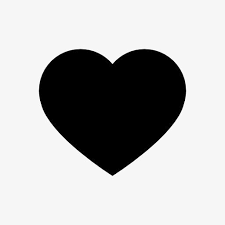
#> input picture heart.png, 225 x 225 px
$ python image_generator.py
#> lines starting #> are read from the running program, lines starting #| are printed output that depends on the picture; after the words box and inside, x2 and y2 are one past the last pixel; in counts of white or black regions, pixels touching at a corner belong together
### neat1.py
import os
import pickle
from itertools import count

import numpy as np
from tqdm import tqdm

from CPPN.genome import EdgeGene, NodeGene, Genome
from MAPELITE.map import Archive


# [9 lines left out: function sava_gen, not called in this run]


class NEAT:

    def __init__(self, config, edge_class=EdgeGene, node_class=NodeGene):
        # count 先把当前这个数字弹出
        self.global_genome_id = count(0)
        self.config = config
        self.edge_class = edge_class
        self.node_class = node_class
        self.cur_nid = count(config.num_inputs + config.num_outputs)
        self.map_archive = Archive(self.config.archive_rows, self.config.archive_rows, is_cvt=self.config.is_cvt,
                                   cvt_file=self.config.cvt_file)

    # [61 lines left out: functions config_new, populate, reproduce, mutate, run, not called in this run]

### MAPELITE/map.py
import numpy as np
from matplotlib import pyplot as plt
from matplotlib.colors import Normalize
from scipy.spatial import Voronoi, voronoi_plot_2d
from sklearn.neighbors import KDTree


class Archive:
    """
    Manage archive for storing genomes based on behavior descriptors.
    """

    def __init__(self, rows, cols, is_cvt=False, cvt_file=None, cell_size=1):
        self.rows = rows
        self.cols = cols
        self.is_cvt = is_cvt
        self.cvt_file = cvt_file
        self.cell_size = cell_size
        if self.cell_size > 1:
            print("Multi-Objectives Map Elites Algorithm")
        elif self.cell_size == 1:
            print("CVT Map Elites Algorithm")
        # 先初始化kdtree，用于查找在archive中的position
        if is_cvt:
            assert self.cvt_file is not None, "give the centroid array"
            # read centroid
            centroid = np.loadtxt(self.cvt_file)
            self.kdt = KDTree(centroid, leaf_size=30, metric='euclidean')
        else:
            x_centered = np.linspace(0.5 / rows, 1 - 0.5 / rows, rows)
            y_centered = np.linspace(0.5 / cols, 1 - 0.5 / cols, cols)
            xv_centered, yv_centered = np.meshgrid(x_centered, y_centered, indexing="ij")
            centroid = np.column_stack([xv_centered.ravel(), yv_centered.ravel()])
            # Initialize KDTree for the grid
            self.kdt = KDTree(centroid, leaf_size=30, metric='euclidean')
        self.archive = {}

    def make_hashable(self, array):
        return tuple(map(float, array))

    # [98 lines left out: functions find_position, add_to_archive, moqd_add, dominates, generate_dominance_index, update_pareto_front and 1 more, not called in this run]

    def cal_hypervolume(self):
        pass

    # [114 lines left out: functions visualize_map, plot_cell_scatter, display_moqd, display_archive, not called in this run]

### utils/config.py
import json
from dataclasses import dataclass


@dataclass(frozen=True)
class Config:
    archive_rows: int
    archive_cols: int
    gen: int
    population_size: int
    num_inputs: int
    num_outputs: int
    num_hidden: int
    activations: list
    output_activation: str
    mutation_rate: float
    p_sigma: float
    split_edge_rate: float
    add_edge_rate: float
    default_activation: str
    delete_node_rate: float
    delete_edge_rate: float
    mutation_activation_rate: float
    is_cvt: bool
    cvt_file: str
    cell_size: int
    bias_mean: float
    bias_std: float
    weight_mean: float
    weight_std: float

    @staticmethod
    def load(config_file):
        with open(config_file, 'r') as file:
            config_data = json.load(file)
        return Config(
            archive_rows=config_data['archive_rows'],
            archive_cols=config_data['archive_cols'],
            gen=config_data['gen'],
            population_size=config_data['population_size'],
            num_inputs=config_data['num_inputs'],
            num_outputs=config_data['num_outputs'],
            num_hidden=config_data['num_hidden'],
            activations=config_data['activations'],
            output_activation=config_data['output_activation'],
            mutation_rate=config_data['mutation_rate'],
            p_sigma=config_data['p_sigma'],
            split_edge_rate=config_data['split_edge_rate'],
            add_edge_rate=config_data['add_edge_rate'],
            default_activation=config_data['default_activation'],
            delete_node_rate=config_data['delete_node_rate'],
            delete_edge_rate=config_data['delete_edge_rate'],
            mutation_activation_rate=config_data['mutation_activation_rate'],
            is_cvt=config_data['is_cvt'],
            cvt_file=config_data['cvt_file'],
            cell_size=config_data['cell_size'],
            bias_mean=config_data['bias_mean'],
            bias_std=config_data['bias_std'],
            weight_mean=config_data['weight_mean'],
            weight_std=config_data['weight_std'],
        )

### image_generator.py
from CPPN.nn import NNGraph
from CPPN.parallel import ParallelEvaluator
from neat1 import NEAT
from utils.config import Config
from utils.image_utils import arr_to_img

max_conn = 100


# [23 lines left out: function generate_image_from_genome, not called in this run]


from PIL import Image
import numpy as np


# [58 lines left out: functions get_mean_pattern, square_pattern, ellipse_pattern, not called in this run]


def load_image_and_create_pattern(image_path, grid_shape, threshold=128):
    """
    Load a heart-shaped image, resize it to fit the provided grid, and return a binary pattern array.

    Args:
    - image_path: Path to the image file.
    - grid_shape: Tuple representing the shape of the x and y grid (height, width).
    - threshold: Threshold for binarizing the image (default is 128).

    Returns:
    - pattern: A binary array where 1 indicates the heart shape, resized to the grid's shape.
    """
#> called with image_path = './heart.png', grid_shape = (50, 50), threshold = 128
    # Load the image and convert to grayscale
    image = Image.open(image_path).convert("L")

    # Resize the image to match the grid shape
    image_resized = image.resize((grid_shape[1], grid_shape[0]))  # width x height
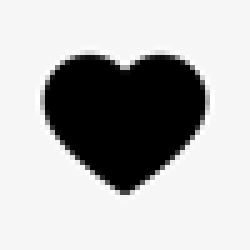
#> image_resized: PIL image 50x50 L (shown 5 times larger); min 0, max 255, mean 182.3

    # Convert image to a binary array (0 or 1 based on threshold)
    image_array = np.array(image_resized)
    pattern = (image_array < threshold).astype(np.float32)
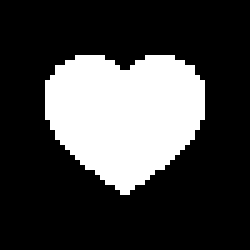
#> pattern: shape (50, 50) float32 (shown 5 times larger); values 0 (black) and 1 (white), 26% white; 1 white region, box (x1, y1, x2, y2) and area: (9, 11, 41, 39) 650

    return pattern


def heart_pattern_on_grid(x, y, image_path):
    """
    Creates a binary heart pattern on a given meshgrid using the provided image.

    Args:
    - x, y: 2D arrays representing the grid coordinates.
    - image_path: Path to the heart-shaped image file.

    Returns:
    - pattern: A binary array where 1 indicates the heart shape, resized to the grid's shape.
    """
    grid_shape = x.shape
    pattern = load_image_and_create_pattern(image_path, grid_shape)
    return pattern


# 评估基因组，计算生成图案的误差

img_shape = (50, 50)
x = np.linspace(-1, 1, img_shape[0])
y = np.linspace(-1, 1, img_shape[1])
xx, yy = np.meshgrid(x, y)
r = np.sqrt(xx ** 2 + yy ** 2)
target = heart_pattern_on_grid(xx, yy, "./heart.png")
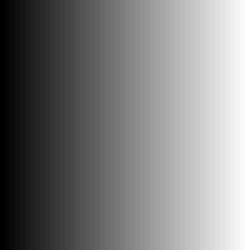
#> xx: shape (50, 50) float64 (shown 5 times larger); min -1, max 1, mean -7.03e-17; drawn with min black and max white


# img = arr_to_img(target, normalize=False)
# img.show()


# [15 lines left out: function eval_genome, not called in this run]


def main():
    # 初始化 NEAT
    config = Config.load('./config.json')
#> (reads config.json from the repository)
    neat = NEAT(config)
    # print(multiprocessing.cpu_count())
    pe = ParallelEvaluator(10, eval_genome)

    init_pops = neat.populate()
    pe.evaluate(list(init_pops.values()))
    for id, g in init_pops.items():
        neat.map_archive.add_to_archive(g)
    # 进化过程
    map_archive = neat.run(pe.evaluate, num_generations=config.gen)
    get_mean_pattern(map_archive.archive.values())

    minf, maxf, best, worst = map_archive.display_archive()
    print(f"min {minf}, max {maxf}")
    print(f'best {best.fitness} b:{best.behavior}')
    print(f'worst {worst.fitness} b:{worst.behavior}')
    generate_image_from_genome(best)
    best.draw()
    worst.draw()


if __name__ == '__main__':
#> (the run stopped early here; a loop or call above may not have finished)
